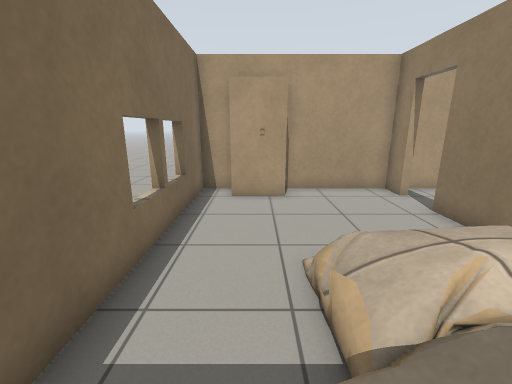
[1] (above)

21 first-person views from a walk through a world built for the Gazebo simulator. The camera is 1.2 m above the floor, tilts 14° down and sees 90° across. The floor is counted in squares, 0.5 m on a side. Each view is taken from the middle of a square. On the plan, view 1 faces up. The plan holds only what a view shows up to about 17 squares ahead; the rest is blank. Simple shapes stand in for some stock models.

[2]
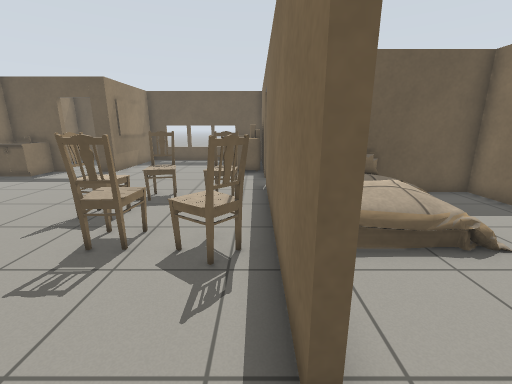

[3]
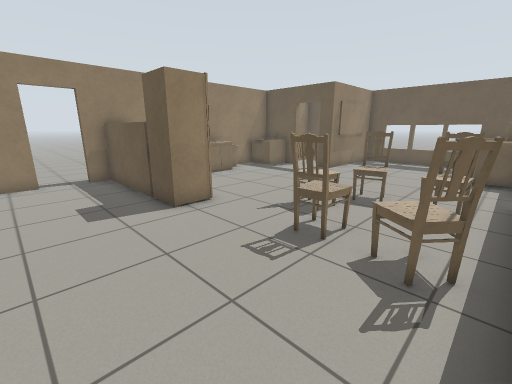

[4]
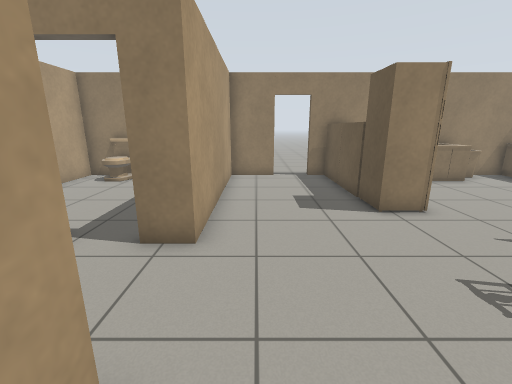

[5]
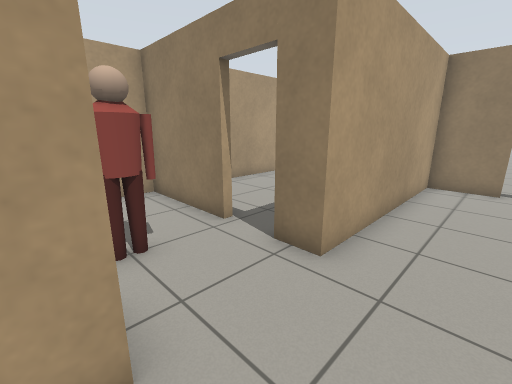

[6]
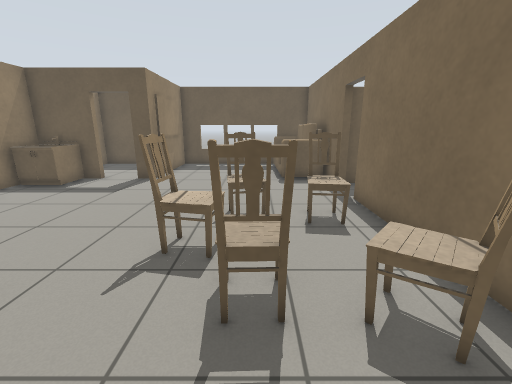

[7]
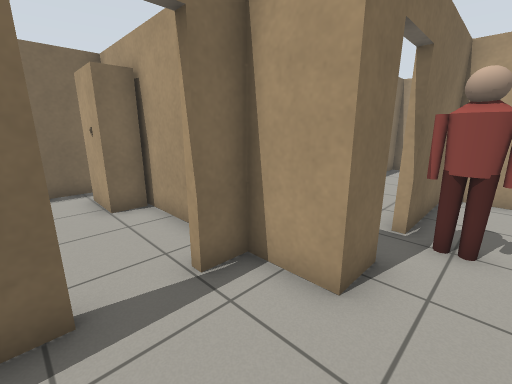

[8]
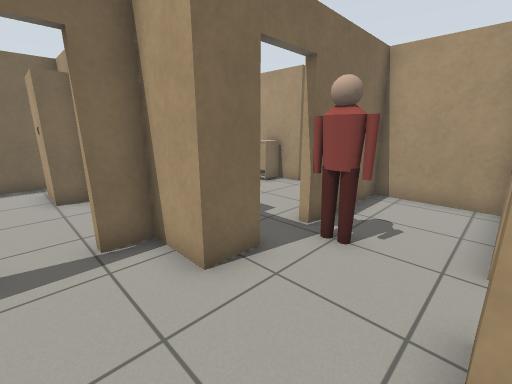

[9]
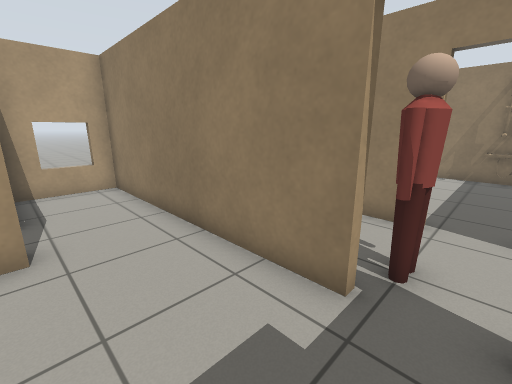

[10]
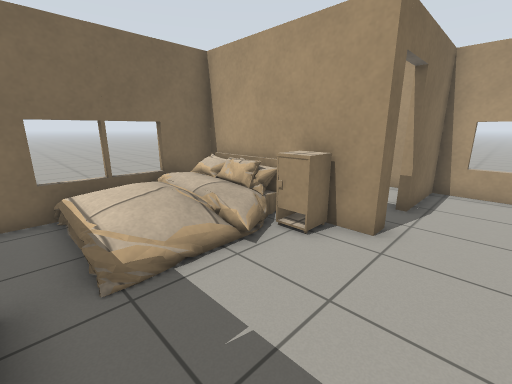

[11]
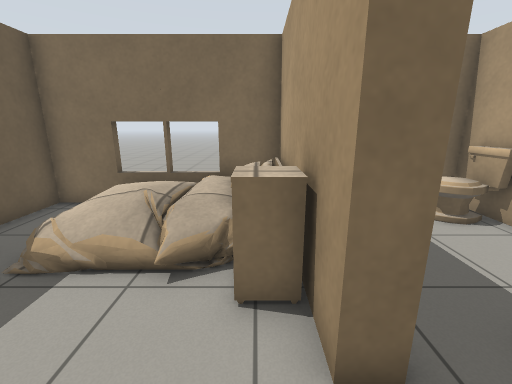

[12]
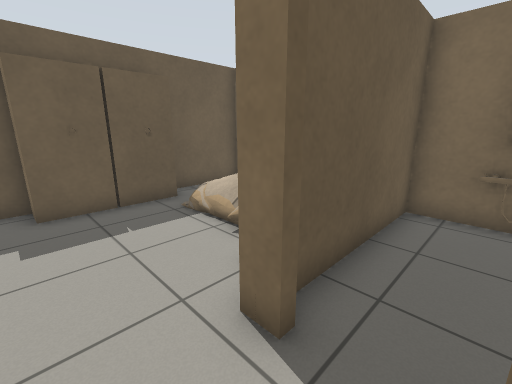

[13]
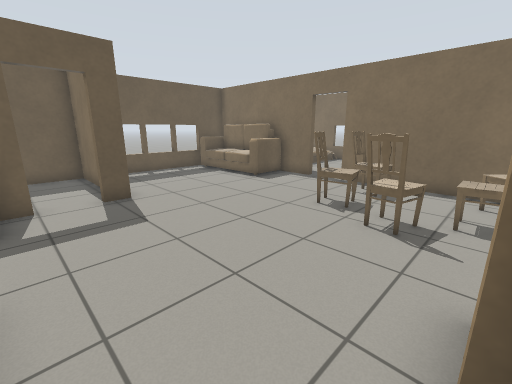

[14]
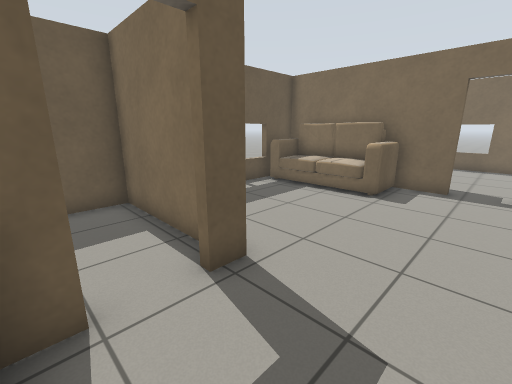

[15]
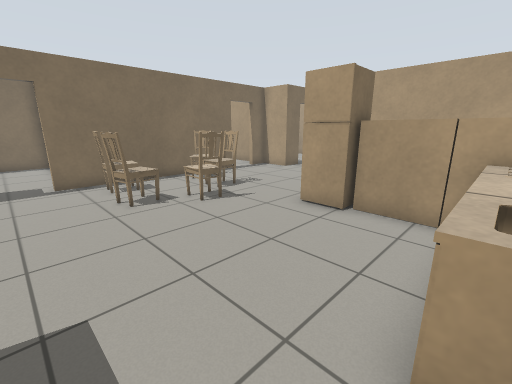

[16]
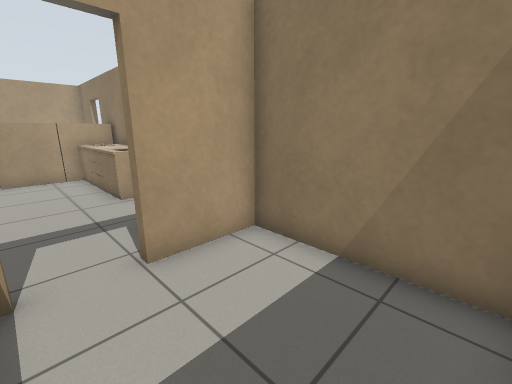

[17]
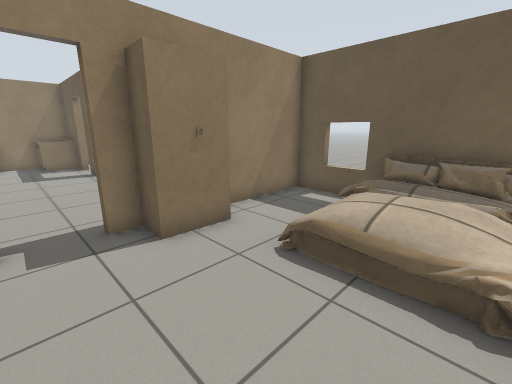

[18]
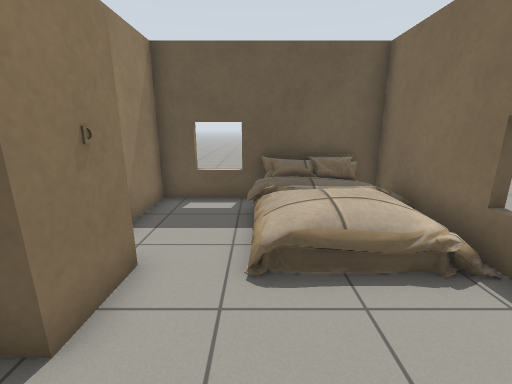

[19]
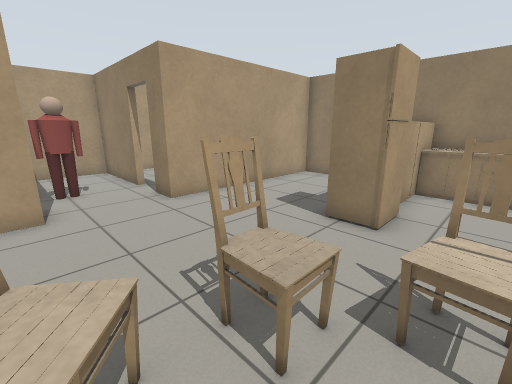

[20]
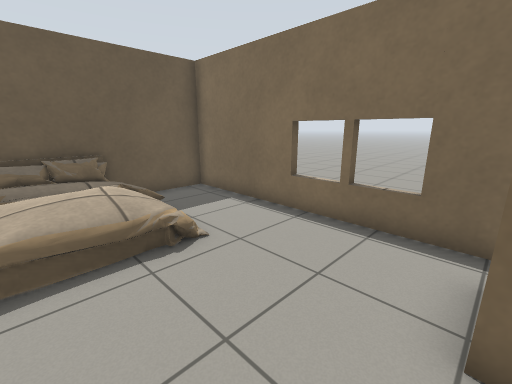

[21]
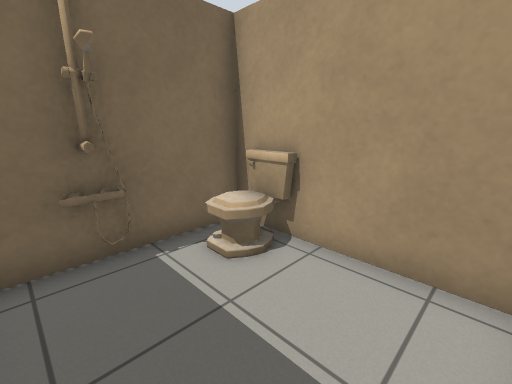

### Floor plan
Key: @ floor where view 1 was taken; # wall or solid block; . floor; D open door; = window, fence, low wall or low ledge; P person.
Columns run from 2 left of view 1 to 21 right of it. Each row starts with its distance up from view 1.
 24   ######=#
 23 ###...#..#
 22 #=....#..#
 21 #.....#..#
 20 #.....D..#
 19 #.....D..#
 18 #######..##############
 17 #=##==...#...# .......#
 16 #====....#...# .....=##
 15 =====....#...#......=##
 14 =====....##..#........#
 13 =====....DPP.D.......##
 12 #........D...D.......#
 11 #...####.#...##########
 10 ##########............#
  9 ####...D..............#
  8 #......DD............D#.
  7 =.......#............DD.
  6 #.......#.............#.
  5 =.......#=.....########
  4 #..====##=.#...##...=#
  3 #..====#...=........=#
  2 #..====#....==......=#
  1 #..====#.=..........=#
  0 #.@.=#=#.#.#=.......=#
 -1 ########.............#
 -2 #......DD............##
 -3 #......DD.............#
 -4 =......##...........=##
 -5 #.....###=.......DD=###
 -6 =====.####=.....#DD...#
 -7 #====...#==.....#.....#
 -8 #====...#==.....#.....#
 -9 #====...#==.....#.....#
-10 ###==...##=.....#.....#
-11 #####=####=#=#=########

Positions as (right, up) in squares from view 1, and headings:
1: (0, 0), facing up
2: (6, 9), facing down
3: (6, 9), facing down-right
4: (6, 9), facing right
5: (7, 8), facing up-right
6: (9, 7), facing down
7: (9, 7), facing up-left
8: (11, 8), facing up-left
9: (4, 12), facing up-right
10: (6, 12), facing up-left
11: (6, 17), facing left
12: (6, 20), facing down-left
13: (17, 4), facing down-left
14: (17, -2), facing down-left
15: (18, -3), facing up-left
16: (15, -10), facing up-right
17: (-1, -2), facing down-right
18: (2, -2), facing down
19: (7, 2), facing up-right
20: (4, 9), facing down-left
21: (3, 19), facing up-left
